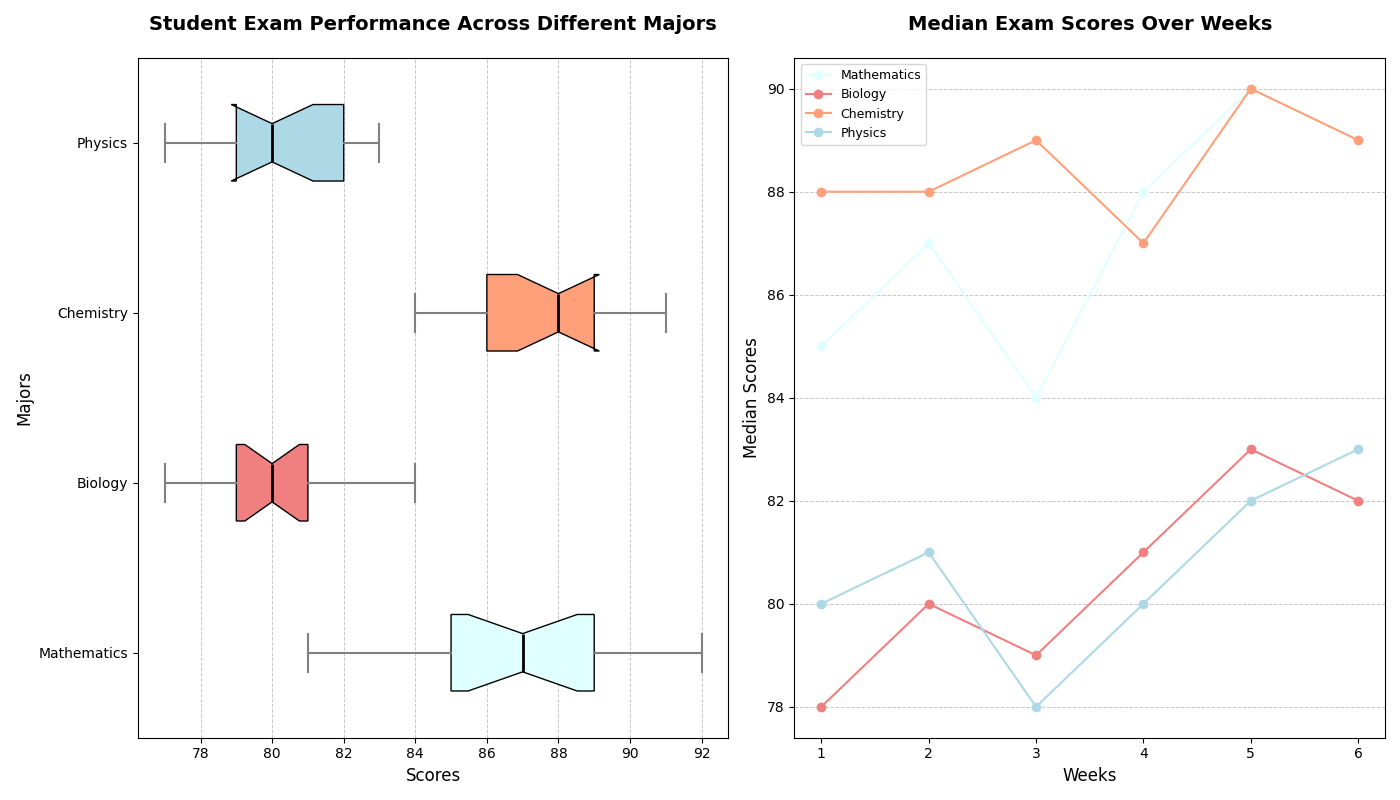

Write Python code to recreate this figure.
import matplotlib.pyplot as plt
import numpy as np

# Define scores for each major across various exam weeks
scores_data = {
    'Mathematics': [85, 88, 83, 90, 89, 86, 84, 92, 81, 87, 85, 89, 88, 84, 85, 90, 87],
    'Biology': [78, 80, 79, 82, 81, 78, 84, 79, 77, 81, 80, 83, 78, 82, 80, 79, 81],
    'Chemistry': [88, 89, 90, 86, 87, 91, 88, 85, 84, 87, 91, 86, 90, 88, 84, 89, 86],
    'Physics': [80, 83, 78, 81, 82, 80, 79, 81, 77, 80, 83, 79, 81, 82, 78, 80, 83]
}

scores = list(scores_data.values())
majors = list(scores_data.keys())

# Create the figure and the box plot
fig, axs = plt.subplots(1, 2, figsize=(14, 8))

# Horizontal box plot
box = axs[0].boxplot(scores, notch=True, vert=False, patch_artist=True, labels=majors)

# Shuffle colors for each major box plot
colors = ['lightcyan', 'lightcoral', 'lightsalmon', 'lightblue']
for patch, color in zip(box['boxes'], colors):
    patch.set_facecolor(color)

# Customizing box plots elements
axs[0].set_title('Student Exam Performance Across Different Majors', fontsize=14, fontweight='bold', pad=20)
axs[0].set_xlabel('Scores', fontsize=12)
axs[0].set_ylabel('Majors', fontsize=12)
axs[0].grid(axis='x', linestyle='--', linewidth=0.7, alpha=0.7)

# Set properties for whiskers, caps, and medians
for whisker in box['whiskers']:
    whisker.set(color='grey', linewidth=1.5)
for cap in box['caps']:
    cap.set(color='grey', linewidth=1.5)
for median in box['medians']:
    median.set(color='black', linewidth=2)

# Line plot for median scores over exam weeks for each major
weeks = np.array([1, 2, 3, 4, 5, 6])
math_median = [85, 87, 84, 88, 90, 89]
bio_median = [78, 80, 79, 81, 83, 82]
chem_median = [88, 88, 89, 87, 90, 89]
phys_median = [80, 81, 78, 80, 82, 83]

majors = ['Mathematics', 'Biology', 'Chemistry', 'Physics']
median_scores_over_weeks = [math_median, bio_median, chem_median, phys_median]

for major, median_score, color in zip(majors, median_scores_over_weeks, colors):
    axs[1].plot(weeks, median_score, marker='o', linestyle='-', color=color, label=major)

axs[1].set_title('Median Exam Scores Over Weeks', fontsize=14, fontweight='bold', pad=20)
axs[1].set_xlabel('Weeks', fontsize=12)
axs[1].set_ylabel('Median Scores', fontsize=12)
axs[1].legend(loc='upper left', fontsize=9)
axs[1].grid(axis='y', linestyle='--', linewidth=0.7, alpha=0.7)

plt.tight_layout()
plt.show()
